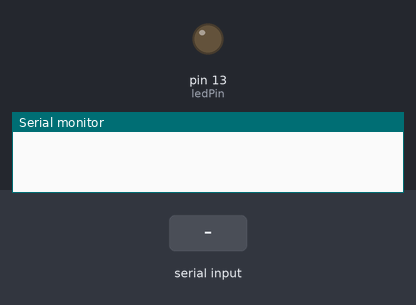
Recording of a sketch running on a simulated Arduino Uno, built with avr-gcc and run on an emulated ATmega328P. Shown: output pins drawn as LEDs (lit = HIGH), the last lines printed to the serial monitor. The test bench sets the inputs (shaded band).

Above: at 2.0 s.
2.1 s: "1" received over Serial
At 4.5 s:
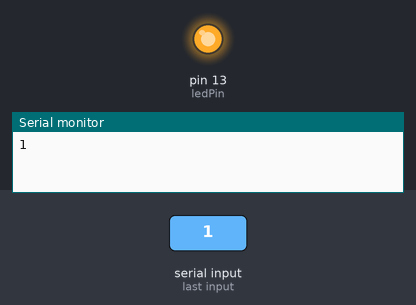
5.1 s: "0" received over Serial
At 8.0 s:
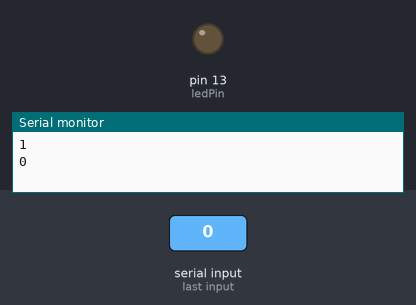
Timing chart, 0 to 9.5 s (numbered marks = the images above; inputs shaded):
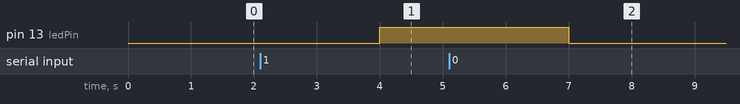

The sketch:

arduino_serv.ino
```cpp
String a;

const int ledPin =  13;      // the number of the LED pin
int ledState = LOW;             // ledState used to set the LED
void setup() {
 Serial.begin(9600);
  pinMode(ledPin, OUTPUT);

}

void loop() {
  delay(1000);
  ///Serial.println("Halo ESP8266, Assalamualaikum :)");
  if (Serial.available()) {
    /* read the most recent byte */
    a = Serial.readString();
    /*ECHO the value that was read, back to the serial port. */
    Serial.println(a);
    if(a=="1"){
      ledState = HIGH;
    }else if(a=="0"){
      ledState = LOW;
    }
    digitalWrite(ledPin, ledState);
  }

}
```

Measured:
- after the input at 2.1 s, pin 13 (ledPin): LOW → HIGH after 1.9 s
- after the input at 5.1 s, pin 13 (ledPin): HIGH → LOW after 1.9 s
